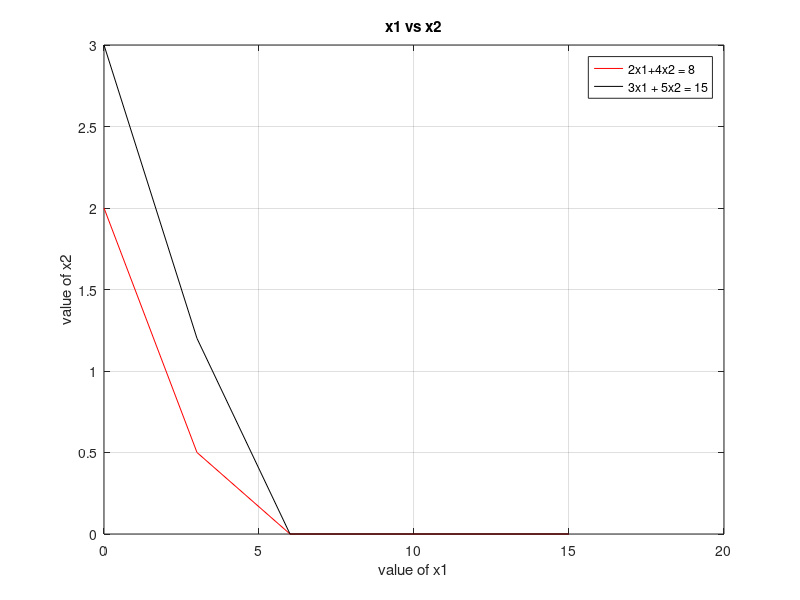

Write the MATLAB code that produced this figure. (Note: this script raises an error after producing the figure.)
format short
clc
clear all;
C=[3 2];
A=[2 4;3 5];
B=[8;15]; 
 y1=0:3:max(B);
x21=(B(1)-A(1,1).*y1)./A(1,2);
x22=(B(2)-A(2,1).*y1)./A(2,2);
x21=max(0,x21);
x22=max(0,x22);
plot(y1,x21,'r',y1,x22,'k')
xlabel('value of x1');
ylabel('value of x2');
title('x1 vs x2');
legend('2x1+4x2 = 8','3x1 + 5x2 = 15')
grid on
cx1=find(y1==0);
c1=find(x21==0);
line1=[y1(:,[c1 cx1]);x21(:,[c1 cx1])]';
c2=find(x22==0);
line2=[y1(:,[c2 cx1]);x22(:,[c2 cx1])]';
corpt=unique([line1;line2],'rows');
hg=[0;0];
for i=1:size(A,1)
    hg1=A(i,:);
    b1=B(i,:);
    for j=i+1:size(A,1)
        hg2=A(j,:);
        b2=B(j,:);
        Aa=[hg1;hg2];
        Bb=[b1;b2];
        xx=inv(Aa).*Bb;
        hg=[hg xx];
    end
end
pt=hg';
allpt=[pt;corpt];

points=unique(allpt,'rows');

pT=constraint(points);
pT=unique(pT,'rows');
Fx=[0;0];
for i=1:size(pT,1)
    Fx(i,:)=sum(pT(i,:).*C);
end
vert_Ens=[pT,Fx];
[fxval,indfx]=max(Fx);
optval=vert_Ens(indfx);
optimal=array2table(optval);
function hh=constraint(X)
x1=X(:,1);
x2=X(:,2);
cons1=2.*x1+4.*x2-8;
h1=find(cons1<0);
X(h1,:)=[];
x1=X(:,1);
x2=X(:,2);
cons2=3.*x1+5.*x2-15;
h2=find(cons2<0);
X(h2,:)=[];
hh=X;
end